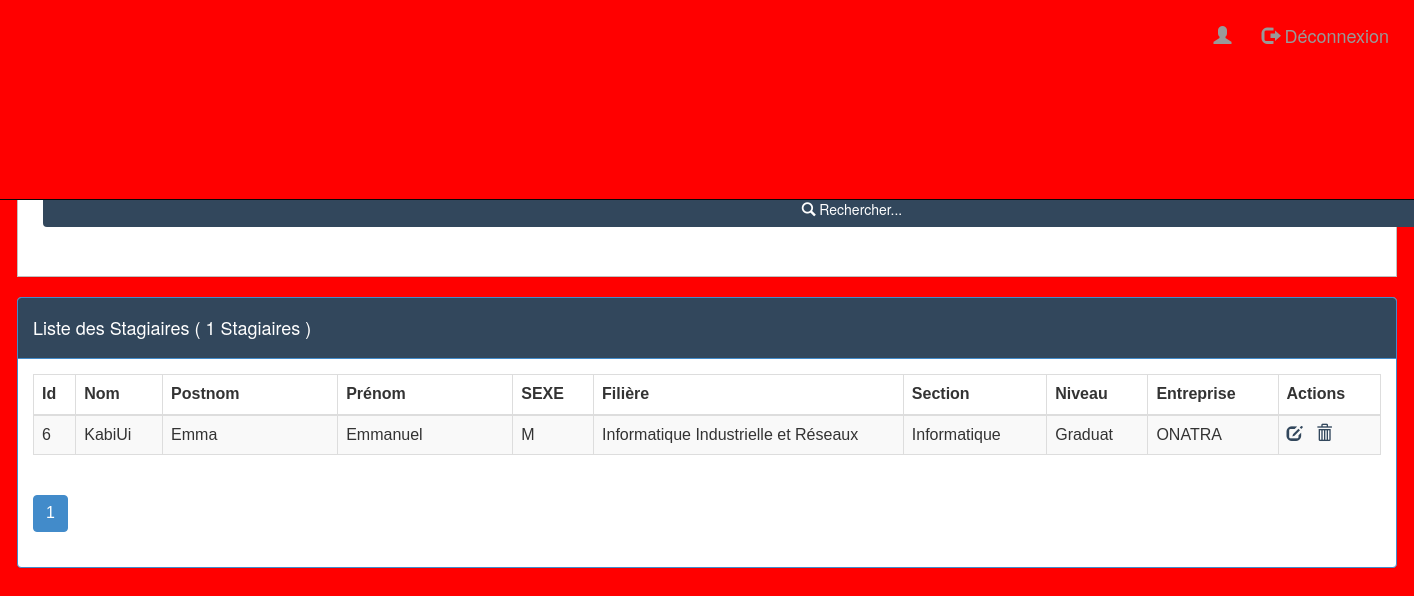
Screenshot of /views/stage.php with the database file from the repository.
### tables this page shows
CREATE TABLE IF NOT EXISTS `filiere` (
  `idF` int(11) NOT NULL AUTO_INCREMENT,
  `nomF` varchar(255) NOT NULL,
  `section` varchar(255) NOT NULL,
  `niveau` varchar(255) NOT NULL,
  PRIMARY KEY (`idF`)
);

CREATE TABLE IF NOT EXISTS `stagiaire` (
  `idS` int(11) NOT NULL AUTO_INCREMENT,
  `nomS` varchar(255) NOT NULL,
  `postnomS` varchar(255) NOT NULL,
  `prenomS` varchar(255) NOT NULL,
  `sexeS` varchar(12) NOT NULL,
  `idF` int(11) NOT NULL,
  `idE` int(11) NOT NULL,
  `fiche` varchar(255) NOT NULL,
  PRIMARY KEY (`idS`)
);

CREATE TABLE IF NOT EXISTS `entreprise` (
  `idE` int(11) NOT NULL AUTO_INCREMENT,
  `nomE` varchar(255) NOT NULL,
  `adresseE` varchar(255) NOT NULL,
  `typeE` varchar(255) NOT NULL,
  `ville` varchar(255) NOT NULL,
  PRIMARY KEY (`idE`)
);

### views/stage.php (the view, shortened to what this page needs)
<?php
    require_once("../bd/connexion.php");
    $nomPostnom=isset($_GET['nomPostnom'])?$_GET['nomPostnom']:"";
    $idfiliere=isset($_GET['idF'])?$_GET['idF']:0;
    $size=isset($_GET['size'])?$_GET['size']:8;
    $page=isset($_GET['page'])?$_GET['page']:1;
    $offset=($page-1)*$size;
    if($idfiliere==0){
        $requeteStagiaire="SELECT idS, nomS, postnomS, prenomS, nomF, sexeS, section, niveau, nomE
                  from filiere as f, stagiaire as s, entreprise as en
                  where f.idF = s.idF and en.idE = s.idE
                  and (nomS like '%$nomPostnom%' or postnomS like '%$nomPostnom%')
                  order by idS
                  limit $size
                  offset $offset";
        $requeteCount="SELECT count(*) countS from stagiaire
                       where nomS like '%$nomPostnom%' or postnomS like '%$nomPostnom%'";
    }
    $resultatStagiaire=$pdo->query($requeteStagiaire);
    $resultatCount=$pdo->query($requeteCount);
    $tabCount=$resultatCount->fetch();
    $nbrStagiaire=$tabCount['countS'];
    $reste=$nbrStagiaire % $size;
    if( $reste == 0)
        $nbrPage = $nbrStagiaire/$size;
    else
        $nbrPage=floor($nbrStagiaire/$size)+1;
?>
<html>
    <head>
        <link rel="stylesheet" type="text/css" href="../css/bootstrap.min.css">
        <link rel="stylesheet" type="text/css" href="../css/Stage.css">
    </head>
    <body >
        <?php  include("menu.php") ?>
            <div class="panel panel-success" style="margin-top: 100px; border:none">
                <div class="panel-heading"> Recherche des Stagiaires</div>
                <div class="panel-body" style="border : 1px solid silver;">
                     <form method="get" action="stage.php" class="form-inline">
                        <div class="form-group">
                        </div>
                        <label for="idfiliere"> Filière : </label>
                        <div class="form-group">
                        </div>
                        <button type="submit" class="btn btn-primary" style="background : #32475c; height: 36px;border: none">
                            <span class="glyphicon glyphicon-search"> </span> Rechercher...
                         </button> &nbsp; &nbsp;
                    </form>
                </div>
            </div>
            <div class="panel panel-primary" style="font-family: 'Raleway', sans-serif; font-size: 16px; ">
                <div class="panel-heading" style=" color : white; background : #32475c"><h4> Liste des Stagiaires ( <?php echo $nbrStagiaire; ?> Stagiaires ) </h4></div>
                <div class="panel-body">
                    <table class="table table-striped table-bordered">
                        <thead>
                            <tr>
                                <th>Id</th>
                                <th>Nom</th>
                                <th>Postnom</th>
                                <th>Prénom</th>
                                <th>SEXE</th>
                                <th>Filière</th>
                                <th>Section</th>
                                <th>Niveau</th>
                                <th>Entreprise</th>
                                <th>Actions</th>
                            </tr>
                        </thead>
                        <tbody>
                               <?php while($stagiaire=$resultatStagiaire->fetch())
                                        {
                                            if(empty($stagiaire))
                                            {?>
                                                <tr>
                                                    <td>Aucune donnée</td>
                                                </tr>
                                            <?php
                                            }
                                            else{?>
                                                <div class="tableau">
                                                    <tr>
                                                            <td><?php echo $stagiaire['idS'] ?></td>
                                                            <td><?php echo $stagiaire['nomS']?></td>
                                                            <td width = "13%"><?php echo $stagiaire['postnomS'] ?></td>
                                                            <td width = "13%"><?php echo $stagiaire['prenomS'] ?></td>
                                                            <td><?php echo $stagiaire['sexeS']?></td>
                                                            <td width = "23%"><?php echo $stagiaire['nomF']?></td>
                                                            <td><?php echo $stagiaire['section']?></td>
                                                            <td><?php echo $stagiaire['niveau']?></td>
                                                        <td><?php echo $stagiaire['nomE'] ;?></td>
                                                        <td>
                                                            <a href="editerStagiaire.php?idS=<?php echo $stagiaire['idS'] ?>">
                                                                <span class="glyphicon glyphicon-edit "  title="Editer le stagiaire"> </span>
                                                            </a> &nbsp;
                                                            <a onclick="return confirm('Etes-vous sûr de vouloir supprimer ce stagiaire ?')"
                                                                href="../traitement/supprimerStagiaire.php?idS=<?php echo $stagiaire['idS'] ?>" title="Suppression de la filière">
                                                                <span class="glyphicon glyphicon-trash"> </span>
                                                            </a>
                                                        </td>
                                                    </tr>
                                                </div>
                                            <?php
                                            }
                               }?>
                        </tbody>
                    </table>
                    <div>
                        <ul class="pagination pagination-md">
                            <?php for($i=1; $i<=$nbrPage; $i++){ ?>
                               <li class="<?php if($i==$page) echo 'active' ?>" >
                                   <a href="stage.php?page=<?php echo $i ?>&nomPostnom=<?php echo $nomPostnom; ?>&idfiliere=<?php echo $idfiliere; ?>">
                                       <?php echo $i; ?>
                                   </a>
                               </li>
                            <?php } ?>
                        </ul>
                    </div>
            </div>
        </div>
    </body>
</html>

### css/Stage.css (style rules this page uses)
body { margin: 17px; }

### css/Menu.css (style rules this page uses)
a { color:#32475c; }
button { width: 120%; margin-left: 10px; outline: none; }
body { background-color:red !important; }

### rows the page displays
filiere: stagiaire.idS "6", stagiaire.nomS "KabiUi", stagiaire.postnomS "Emma", stagiaire.prenomS "Emmanuel", stagiaire.sexeS "M", nomF "Informatique Industrielle et Réseaux", section "Informatique", niveau "Graduat", entreprise.nomE "ONATRA"

### other values shown
$nbrStagiaire "1"
